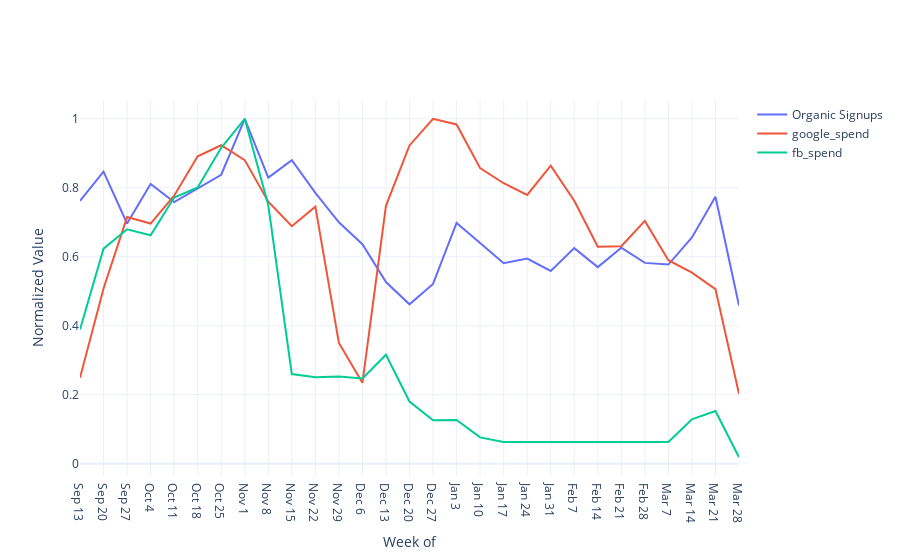

Here is the notebook cell this chart was saved with:
### Markdown cell above
### Organic Spend

### Code cell
fig = plot_series(mx_data, ['Organic Signups', 'google_spend', 'fb_spend'], normalize=True)
fig.show()

### Figure 1 — Plotly figure (JSON) as saved in the notebook; plotly's stock layout.template omitted (floating-point values rounded to 4 significant figures)
{"data": [{"name": "Organic Signups", "type": "scatter", "x": ["Sep 13", "Sep 20", "Sep 27", "Oct 4", "Oct 11", "Oct 18", "Oct 25", "Nov 1", "Nov 8", "Nov 15", "Nov 22", "Nov 29", "Dec 6", "Dec 13", "Dec 20", "Dec 27", "Jan 3", "Jan 10", "Jan 17", "Jan 24", "Jan 31", "Feb 7", "Feb 14", "Feb 21", "Feb 28", "Mar 7", "Mar 14", "Mar 21", "Mar 28"], "y": [0.7619, 0.8467, 0.6965, 0.811, 0.7588, 0.7987, 0.8378, 1, 0.8296, 0.8801, 0.7855, 0.7, 0.6366, 0.5269, 0.4623, 0.5214, 0.6981, 0.64, 0.5813, 0.5947, 0.559, 0.6251, 0.5701, 0.6265, 0.5823, 0.5775, 0.6559, 0.7742, 0.459]}, {"name": "google_spend", "type": "scatter", "x": ["Sep 13", "Sep 20", "Sep 27", "Oct 4", "Oct 11", "Oct 18", "Oct 25", "Nov 1", "Nov 8", "Nov 15", "Nov 22", "Nov 29", "Dec 6", "Dec 13", "Dec 20", "Dec 27", "Jan 3", "Jan 10", "Jan 17", "Jan 24", "Jan 31", "Feb 7", "Feb 14", "Feb 21", "Feb 28", "Mar 7", "Mar 14", "Mar 21", "Mar 28"], "y": [0.2491, 0.5082, 0.7151, 0.6963, 0.777, 0.8913, 0.9233, 0.8802, 0.7596, 0.6887, 0.7454, 0.3503, 0.2348, 0.7476, 0.9227, 1, 0.9835, 0.857, 0.8132, 0.7794, 0.8642, 0.7626, 0.629, 0.6307, 0.7041, 0.5902, 0.5539, 0.5064, 0.2026]}, {"name": "fb_spend", "type": "scatter", "x": ["Sep 13", "Sep 20", "Sep 27", "Oct 4", "Oct 11", "Oct 18", "Oct 25", "Nov 1", "Nov 8", "Nov 15", "Nov 22", "Nov 29", "Dec 6", "Dec 13", "Dec 20", "Dec 27", "Jan 3", "Jan 10", "Jan 17", "Jan 24", "Jan 31", "Feb 7", "Feb 14", "Feb 21", "Feb 28", "Mar 7", "Mar 14", "Mar 21", "Mar 28"], "y": [0.3892, 0.6236, 0.6799, 0.6625, 0.772, 0.8008, 0.9158, 1, 0.7494, 0.26, 0.2506, 0.2531, 0.2472, 0.3162, 0.1804, 0.126, 0.1268, 0.07645, 0.06293, 0.0632, 0.06338, 0.06279, 0.0632, 0.06324, 0.06297, 0.0632, 0.1289, 0.1529, 0.01907]}], "layout": {"xaxis": {"title": {"text": "Week of"}}, "yaxis": {"title": {"text": "Normalized Value"}}}}
